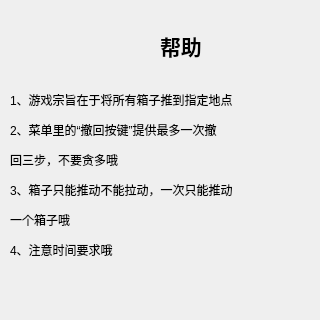
<?xml version="1.0" encoding="UTF-8"?>
<ui version="4.0">
 <class>Help</class>
 <widget class="QWidget" name="Help">
  <property name="geometry">
   <rect>
    <x>0</x>
    <y>0</y>
    <width>320</width>
    <height>320</height>
   </rect>
  </property>
  <property name="windowTitle">
   <string>Form</string>
  </property>
  <property name="windowIcon">
   <iconset resource="res.qrc">
    <normaloff>:/image/smallp.png</normaloff>:/image/smallp.png</iconset>
  </property>
  <widget class="QLabel" name="help1">
   <property name="geometry">
    <rect>
     <x>10</x>
     <y>80</y>
     <width>280</width>
     <height>40</height>
    </rect>
   </property>
   <property name="text">
    <string>1、游戏宗旨在于将所有箱子推到指定地点</string>
   </property>
  </widget>
  <widget class="QLabel" name="help">
   <property name="geometry">
    <rect>
     <x>160</x>
     <y>30</y>
     <width>61</width>
     <height>31</height>
    </rect>
   </property>
   <property name="font">
    <font>
     <family>宋体</family>
     <pointsize>16</pointsize>
     <weight>75</weight>
     <bold>true</bold>
    </font>
   </property>
   <property name="text">
    <string>帮助</string>
   </property>
  </widget>
  <widget class="QLabel" name="help2">
   <property name="geometry">
    <rect>
     <x>10</x>
     <y>110</y>
     <width>280</width>
     <height>40</height>
    </rect>
   </property>
   <property name="text">
    <string>2、菜单里的“撤回按键”提供最多一次撤</string>
   </property>
  </widget>
  <widget class="QLabel" name="help3">
   <property name="geometry">
    <rect>
     <x>10</x>
     <y>140</y>
     <width>280</width>
     <height>40</height>
    </rect>
   </property>
   <property name="text">
    <string>回三步，不要贪多哦</string>
   </property>
  </widget>
  <widget class="QLabel" name="helpsmallp">
   <property name="geometry">
    <rect>
     <x>20</x>
     <y>0</y>
     <width>91</width>
     <height>91</height>
    </rect>
   </property>
   <property name="text">
    <string/>
   </property>
  </widget>
  <widget class="QLabel" name="label">
   <property name="geometry">
    <rect>
     <x>10</x>
     <y>170</y>
     <width>280</width>
     <height>40</height>
    </rect>
   </property>
   <property name="text">
    <string>3、箱子只能推动不能拉动，一次只能推动</string>
   </property>
  </widget>
  <widget class="QLabel" name="label_2">
   <property name="geometry">
    <rect>
     <x>10</x>
     <y>200</y>
     <width>280</width>
     <height>40</height>
    </rect>
   </property>
   <property name="text">
    <string>一个箱子哦</string>
   </property>
  </widget>
  <widget class="QLabel" name="label_3">
   <property name="geometry">
    <rect>
     <x>10</x>
     <y>230</y>
     <width>280</width>
     <height>40</height>
    </rect>
   </property>
   <property name="text">
    <string>4、注意时间要求哦</string>
   </property>
  </widget>
 </widget>
 <resources>
  <include location="res.qrc"/>
 </resources>
 <connections/>
</ui>
